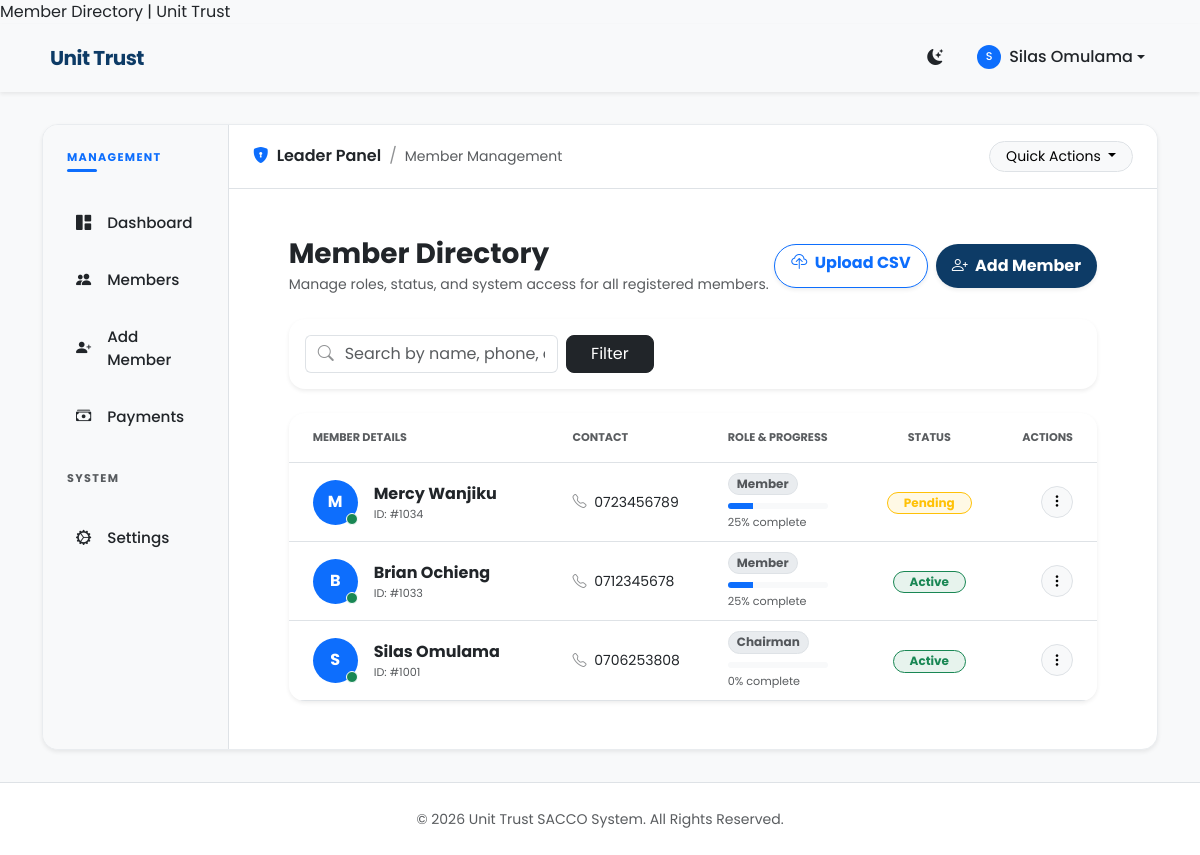
Page /members/ (signed in) on the committed database.
### accounts/models.py (models this page shows, shortened)
class CustomUser(AbstractBaseUser, PermissionsMixin):
    ROLE_CHOICES = [
        ('Chairman', 'Chairman'),
        ('Secretary', 'Secretary'),
        ('Treasurer', 'Treasurer'),
        ('Member', 'Member'),
    ]
    STATUS_CHOICES = [
        ('Visitor', 'Visitor'),
        ('Active', 'Active'),
    ]
    full_name = models.CharField(max_length=255)
    email = models.EmailField(blank=True)
    phone_number = models.CharField(max_length=32, unique=True)
    role = models.CharField(max_length=20, choices=ROLE_CHOICES, default='Member')
    status = models.CharField(max_length=20, choices=STATUS_CHOICES, default='Visitor')
    is_staff = models.BooleanField(default=False)
    is_active = models.BooleanField(default=True)
    date_joined = models.DateTimeField(default=timezone.now)
    objects = CustomUserManager()
    USERNAME_FIELD = 'phone_number'
    REQUIRED_FIELDS = ['full_name']

### members/models.py (models this page shows, shortened)
class Profile(models.Model):
    user = models.OneToOneField(settings.AUTH_USER_MODEL, on_delete=models.CASCADE)
    date_of_birth = models.DateField(null=True, blank=True)
    national_id = models.CharField(max_length=64, blank=True)
    completed = models.BooleanField(default=False)
    declaration_confirmed = models.BooleanField(default=False)
    signature = models.CharField(max_length=255, blank=True)
    profile_photo = models.ImageField(upload_to='profiles/', null=True, blank=True)
    suspended = models.BooleanField(default=False)
    suspended_until = models.DateTimeField(null=True, blank=True)
    force_password_change = models.BooleanField(default=False)
    email_sent = models.BooleanField(default=False)
    def completion_percentage(self):
        total = 4
        score = 0
        if self.date_of_birth:
            score += 1
        if self.national_id:
            score += 1
        try:
            nok = self.user.nextofkin
            if nok and nok.full_name and nok.phone_number:
                score += 1
        except Exception:
            pass
        if self.user.beneficiaries.exists():
            score += 1
        return int((score / total) * 100)

class NextOfKin(models.Model):
    user = models.OneToOneField(settings.AUTH_USER_MODEL, on_delete=models.CASCADE)
    full_name = models.CharField(max_length=255)
    phone_number = models.CharField(max_length=32)
    id_number = models.CharField(max_length=64, blank=True)
    address = models.TextField(blank=True)
    relationship = models.CharField(max_length=100, blank=True)

### members/views.py (the view)
# urls.py: path('members/', views.members_list, name='members_list'),
@role_required(['Chairman', 'Secretary', 'Treasurer'])
def members_list(request):
    q = request.GET.get('q', '')
    if q:
        users = User.objects.filter(
            Q(full_name__icontains=q) |
            Q(phone_number__icontains=q) |
            Q(profile__national_id__icontains=q)
        ).order_by('-date_joined')
    else:
        users = User.objects.all().order_by('-date_joined')
    return render(request, 'dashboard/members.html', {'users': users, 'q': q})

### templates/dashboard/members.html (shortened to what this page needs)
{% extends 'dashboard/base.html' %}
{% block breadcrumb %}Member Management{% endblock %}
{% block dashboard_content %}
<div class="container-fluid">
    <div class="d-flex flex-column flex-md-row justify-content-between align-items-md-center mb-4 g-3">
        <div>
            <h3 class="fw-bold text-body mb-1">Member Directory</h3>
            <p class="text-body-secondary small mb-0">Manage roles, status, and system access for all registered members.</p>
        </div>
        <div class="d-flex gap-2 mt-3 mt-md-0">
            <a class="btn btn-outline-primary rounded-pill px-3 fw-bold shadow-sm" href="{% url 'members:leader_upload_members' %}">
                <i class="bi bi-cloud-upload me-1"></i> Upload CSV
            </a>
            <a class="btn btn-primary rounded-pill px-3 fw-bold shadow-sm" href="{% url 'members:leader_add_member' %}">
                <i class="bi bi-person-plus me-1"></i> Add Member
            </a>
        </div>
    </div>
    <div class="card border-0 shadow-sm rounded-4 mb-4">
        <div class="card-body p-3">
            <form method="get" class="row g-2 align-items-center">
                <div class="col-12 col-md-6 col-lg-4">
                    <div class="input-group">
                        <span class="input-group-text bg-transparent border-end-0 text-body-tertiary">
                            <i class="bi bi-search"></i>
                        </span>
                        <input name="q" class="form-control border-start-0 bg-transparent ps-0"
                               placeholder="Search by name, phone, or email..." value="{{ request.GET.q }}">
                    </div>
                </div>
                <div class="col-auto">
                    <button type="submit" class="btn btn-dark rounded-3 px-4">Filter</button>
                </div>
            </form>
        </div>
    </div>
    <div class="card border-0 shadow-sm rounded-4 overflow-hidden">
        <div class="table-responsive">
            <table class="table table-hover align-middle mb-0">
                <thead class="bg-body-tertiary">
                    <tr>
                        <th class="ps-4 py-3 text-uppercase x-small fw-bold text-body-secondary">Member Details</th>
                        <th class="py-3 text-uppercase x-small fw-bold text-body-secondary">Contact</th>
                        <th class="py-3 text-uppercase x-small fw-bold text-body-secondary">Role & Progress</th>
                        <th class="py-3 text-uppercase x-small fw-bold text-body-secondary text-center">Status</th>
                        <th class="pe-4 py-3 text-uppercase x-small fw-bold text-body-secondary text-end">Actions</th>
                    </tr>
                </thead>
                <tbody>
                    {% for u in users %}
                    <tr>
                        <td class="ps-4">
                            <a href="{% url 'members:leader_member_detail' u.id %}" class="text-decoration-none d-flex align-items-center">
                                <div class="position-relative">
                                    {% if u.profile.profile_photo %}
                                        <img src="{{ u.profile.profile_photo.url }}" class="rounded-circle border" style="width:45px; height:45px; object-fit:cover;">
                                    {% else %}
                                        <div class="bg-primary text-white rounded-circle d-flex align-items-center justify-content-center fw-bold" style="width:45px; height:45px;">
                                            {{ u.full_name|slice:":1"|upper }}
                                        </div>
                                    {% endif %}
                                    {% if not u.profile.suspended %}
                                        <span class="position-absolute bottom-0 end-0 bg-success border border-white rounded-circle" style="width:12px; height:12px;"></span>
                                    {% endif %}
                                </div>
                                <div class="ms-3">
                                    <div class="fw-bold text-body mb-0">{{ u.full_name }}</div>
                                    <div class="text-body-secondary x-small">ID: #{{ u.id|add:"1000" }}</div>
                                </div>
                            </a>
                        </td>
                        <td>
                            <div class="text-body small"><i class="bi bi-telephone me-1 opacity-50"></i> {{ u.phone_number }}</div>
                        </td>
                        <td>
                            <span class="badge bg-body-secondary text-body-secondary border rounded-pill px-2 mb-1">{{ u.role }}</span>
                            <div class="progress bg-body-tertiary mt-1" style="height: 6px; width: 100px;">
                                <div class="progress-bar bg-primary" role="progressbar" style="width: {{ u.profile.completion_percentage }}%"></div>
                            </div>
                            <span class="x-small text-body-secondary">{{ u.profile.completion_percentage }}% complete</span>
                        </td>
                        <td class="text-center">
                            {% if u.profile.suspended %}
                                <span class="badge bg-danger-subtle text-danger border border-danger px-3 rounded-pill">Suspended</span>
                                <div class="x-small text-danger mt-1">Until {{ u.profile.suspended_until|date:"M d" }}</div>
                            {% elif u.status == 'Active' %}
                                <span class="badge bg-success-subtle text-success border border-success px-3 rounded-pill">Active</span>
                            {% else %}
                                <span class="badge bg-warning-subtle text-warning border border-warning px-3 rounded-pill">Pending</span>
                            {% endif %}
                        </td>
                        <td class="pe-4 text-end">
                            <div class="dropdown">
                                <button class="btn btn-light btn-sm border rounded-circle" type="button" data-bs-toggle="dropdown" style="width:32px; height:32px;">
                                    <i class="bi bi-three-dots-vertical"></i>
                                </button>
                            </div>
                        </td>
                    </tr>
                    {% endfor %}
                </tbody>
            </table>
        </div>
    </div>
</div>
{% endblock %}

### templates/dashboard/base.html (shortened to what this page needs)
{% extends 'base.html' %}
{% block content %}
<div class="row g-0 rounded-4 overflow-hidden shadow-sm bg-body border border-light-subtle">
    <aside class="col-12 col-md-3 col-lg-2 bg-body-tertiary border-end">
        <div class="sticky-top py-4">
            <div class="px-4 mb-4 d-none d-md-block">
                <p class="text-uppercase x-small fw-bold text-primary tracking-widest mb-1">Management</p>
                <div class="bg-primary rounded-pill" style="height: 3px; width: 30px;"></div>
            </div>
            <nav class="nav flex-column admin-nav">
                <a class="nav-link py-3 px-4 d-flex align-items-center {% if request.path == '/leader/' %}active{% endif %}"
                   href="{% url 'members:leader_home' %}">
                    <i class="bi bi-grid-1x2-fill me-3"></i> <span>Dashboard</span>
                </a>
                <a class="nav-link py-3 px-4 d-flex align-items-center {% if 'leader/members' in request.path %}active{% endif %}"
                   href="{% url 'members:leader_members' %}">
                    <i class="bi bi-people-fill me-3"></i> <span>Members</span>
                </a>
                <a class="nav-link py-3 px-4 d-flex align-items-center {% if 'leader/add-member' in request.path %}active{% endif %}"
                   href="{% url 'members:leader_add_member' %}">
                    <i class="bi bi-person-plus-fill me-3"></i> <span>Add Member</span>
                </a>
                <a class="nav-link py-3 px-4 d-flex align-items-center" href="#">
                    <i class="bi bi-cash-stack me-3"></i> <span>Payments</span>
                </a>
                <div class="px-4 mt-4 mb-2 d-none d-md-block">
                    <p class="text-uppercase x-small fw-bold text-body-secondary tracking-widest">System</p>
                </div>
                <a class="nav-link py-3 px-4 d-flex align-items-center" href="#">
                    <i class="bi bi-gear-wide-connected me-3"></i> <span>Settings</span>
                </a>
            </nav>
        </div>
    </aside>
    <main class="col p-0">
        <header class="bg-body border-bottom py-3 px-4 d-flex justify-content-between align-items-center">
            <div class="d-flex align-items-center">
                <i class="bi bi-shield-lock-fill text-primary me-2"></i>
                <span class="fw-semibold text-body">Leader Panel</span>
                <span class="mx-2 text-body-tertiary">/</span>
                <span class="text-body-secondary small">{% block breadcrumb %}Overview{% endblock %}</span>
            </div>
            <div class="dropdown">
                <button class="btn btn-sm btn-light border rounded-pill px-3 dropdown-toggle" type="button" data-bs-toggle="dropdown">
                    Quick Actions
                </button>
            </div>
        </header>
        <div class="p-4 p-md-5">
            {% block dashboard_content %}{% endblock %}
        </div>
    </main>
</div>
{% endblock content %}

### templates/base.html (shortened to what this page needs)
<!doctype html>
<html lang="en" data-bs-theme="light">
  <head>
    <link
      href="https://cdn.jsdelivr.net/npm/bootstrap@5.3.0/dist/css/bootstrap.min.css"
      rel="stylesheet"
    />
    <link
      rel="stylesheet"
      href="https://cdn.jsdelivr.net/npm/bootstrap-icons@1.11.0/font/bootstrap-icons.css"
    />
  </head>
  <body>
    {% include 'nav.html' %}
    <main class="container main-content">
      {% block content %} {% endblock content %}
    </main>
    <footer class="text-center py-4 text-body-secondary border-top bg-body">
      <small>&copy; 2026 Unit Trust SACCO System. All Rights Reserved.</small>
    </footer>
  </body>
</html>

### templates/nav.html (shortened to what this page needs)
<nav class="navbar navbar-expand-lg sticky-top shadow-sm">
  <div class="container">
    <a class="navbar-brand d-flex align-items-center" href="{% url 'home' %}">
       Unit Trust
    </a>
    <div class="collapse navbar-collapse" id="navbarNav">
      <ul class="navbar-nav ms-auto align-items-center">
        <li class="nav-item mx-lg-2">
          <button class="btn nav-link px-2 border-0 shadow-none" id="themeToggler" type="button" title="Toggle Mode">
            <i class="bi bi-moon-stars-fill" id="themeIcon"></i>
          </button>
        </li>
        {% if request.user.is_authenticated %}
          <li class="nav-item dropdown">
            <a class="nav-link dropdown-toggle d-flex align-items-center" href="#" id="userMenu" role="button" data-bs-toggle="dropdown">
              {% if profile and profile.profile_photo %}
                <img src="{{ profile.profile_photo.url }}" class="rounded-circle me-2" style="width:24px;height:24px;object-fit:cover;">
              {% else %}
                <div class="bg-primary text-white rounded-circle d-inline-flex align-items-center justify-content-center me-2" style="width: 24px; height: 24px; font-size: 0.7rem;">
                  {{ request.user.full_name|slice:":1"|upper }}
                </div>
              {% endif %}
              {{ request.user.full_name|default:"Member" }}
            </a>
          </li>
        {% endif %}
      </ul>
    </div>
  </div>
</nav>

### rows in the picture
CustomUser: user.full_name "S", user.full_name "Silas Omulama", full_name "S", full_name "Silas Omulama", id|add "1001", phone_number "0706253808", role "Chairman", profile.completion_percentage "0", status "Active"
CustomUser: full_name "M", full_name "Mercy Wanjiku", id|add "1034", phone_number "0723456789", role "Member", profile.completion_percentage "25", status "Pending"
CustomUser: full_name "B", full_name "Brian Ochieng", id|add "1033", phone_number "0712345678", role "Member", profile.completion_percentage "25", status "Active"
